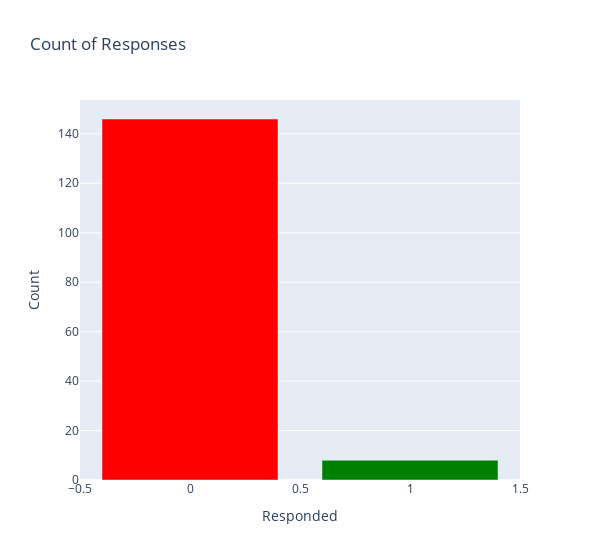

Here is the notebook cell this chart was saved with:
### Markdown cell above
3. `Responded` Feature Univariate Analysis

### Code cell
import plotly.express as px

# Count the values
responded_counts = df["responded"].value_counts().reset_index()
responded_counts.columns = ["responded", "count"]

# Plotly Bar Chart
fig = px.bar(responded_counts, x="responded", y="count", color="responded",
             labels={"responded": "Responded", "count": "Count"},
             title="Count of Responses",
             color_discrete_map={"TRUE": "blue", "FALSE": "orange"})

# Adjust the width
fig.update_layout(width=600)  # Set your desired width

# Use a custom color scale with only 2 colors
fig.update_traces(marker_color=["red", "green"])

fig.show()

### Figure 1 — Plotly figure (JSON) as saved in the notebook; plotly's stock layout.template omitted (floating-point values rounded to 4 significant figures)
{"data": [{"alignmentgroup": "True", "hovertemplate": "Responded=%{marker.color}<br>Count=%{y}<extra></extra>", "legendgroup": "", "marker": {"color": ["red", "green"], "coloraxis": "coloraxis", "pattern": {"shape": ""}}, "name": "", "offsetgroup": "", "orientation": "v", "showlegend": false, "textposition": "auto", "type": "bar", "x": [0, 1], "xaxis": "x", "y": [146, 8], "yaxis": "y"}], "layout": {"barmode": "relative", "coloraxis": {"colorbar": {"title": {"text": "Responded"}}, "colorscale": [[0, "#0d0887"], [0.1111, "#46039f"], [0.2222, "#7201a8"], [0.3333, "#9c179e"], [0.4444, "#bd3786"], [0.5556, "#d8576b"], [0.6667, "#ed7953"], [0.7778, "#fb9f3a"], [0.8889, "#fdca26"], [1, "#f0f921"]]}, "legend": {"tracegroupgap": 0}, "title": {"text": "Count of Responses"}, "width": 600, "xaxis": {"anchor": "y", "domain": [0, 1], "title": {"text": "Responded"}}, "yaxis": {"anchor": "x", "domain": [0, 1], "title": {"text": "Count"}}}}
